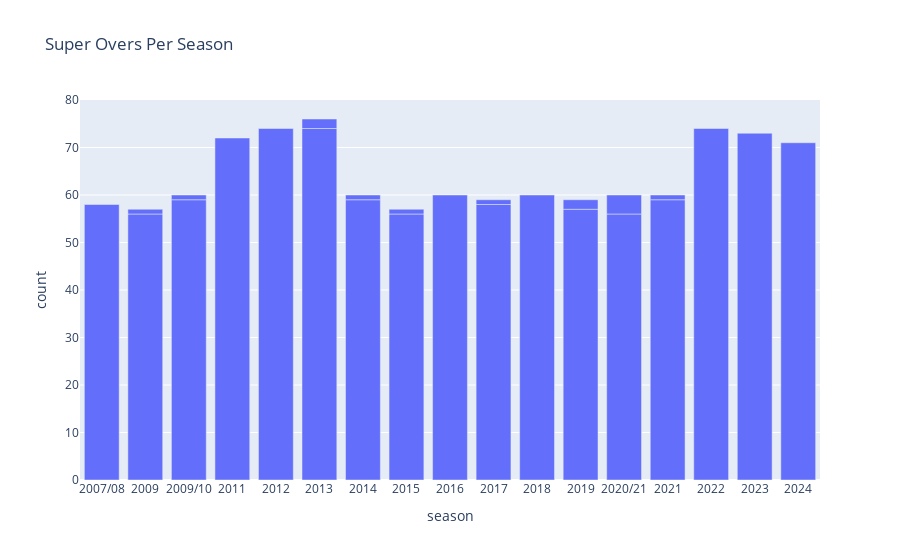

Notebook code cell kept with this figure:
### Markdown cell above
#### Super Overs Per Season

### Code cell
df_sopm = df.groupby('season')['super_over'].value_counts().reset_index(name='count')
fig = px.bar(df_sopm, x='season', y='count', title='Super Overs Per Season')
fig.show()

### Figure 1 — Plotly figure (JSON) as saved in the notebook; plotly's stock layout.template omitted (floating-point values rounded to 4 significant figures)
{"data": [{"hovertemplate": "season=%{x}<br>count=%{y}<extra></extra>", "legendgroup": "", "marker": {"color": "#636efa", "pattern": {"shape": ""}}, "name": "", "orientation": "v", "showlegend": false, "textposition": "auto", "type": "bar", "x": ["2007/08", "2009", "2009", "2009/10", "2009/10", "2011", "2012", "2013", "2013", "2014", "2014", "2015", "2015", "2016", "2017", "2017", "2018", "2019", "2019", "2020/21", "2020/21", "2021", "2021", "2022", "2023", "2024"], "xaxis": "x", "y": [58, 56, 1, 59, 1, 72, 74, 74, 2, 59, 1, 56, 1, 60, 58, 1, 60, 57, 2, 56, 4, 59, 1, 74, 73, 71], "yaxis": "y"}], "layout": {"barmode": "relative", "legend": {"tracegroupgap": 0}, "title": {"text": "Super Overs Per Season"}, "xaxis": {"anchor": "y", "domain": [0, 1], "title": {"text": "season"}}, "yaxis": {"anchor": "x", "domain": [0, 1], "title": {"text": "count"}}}}
